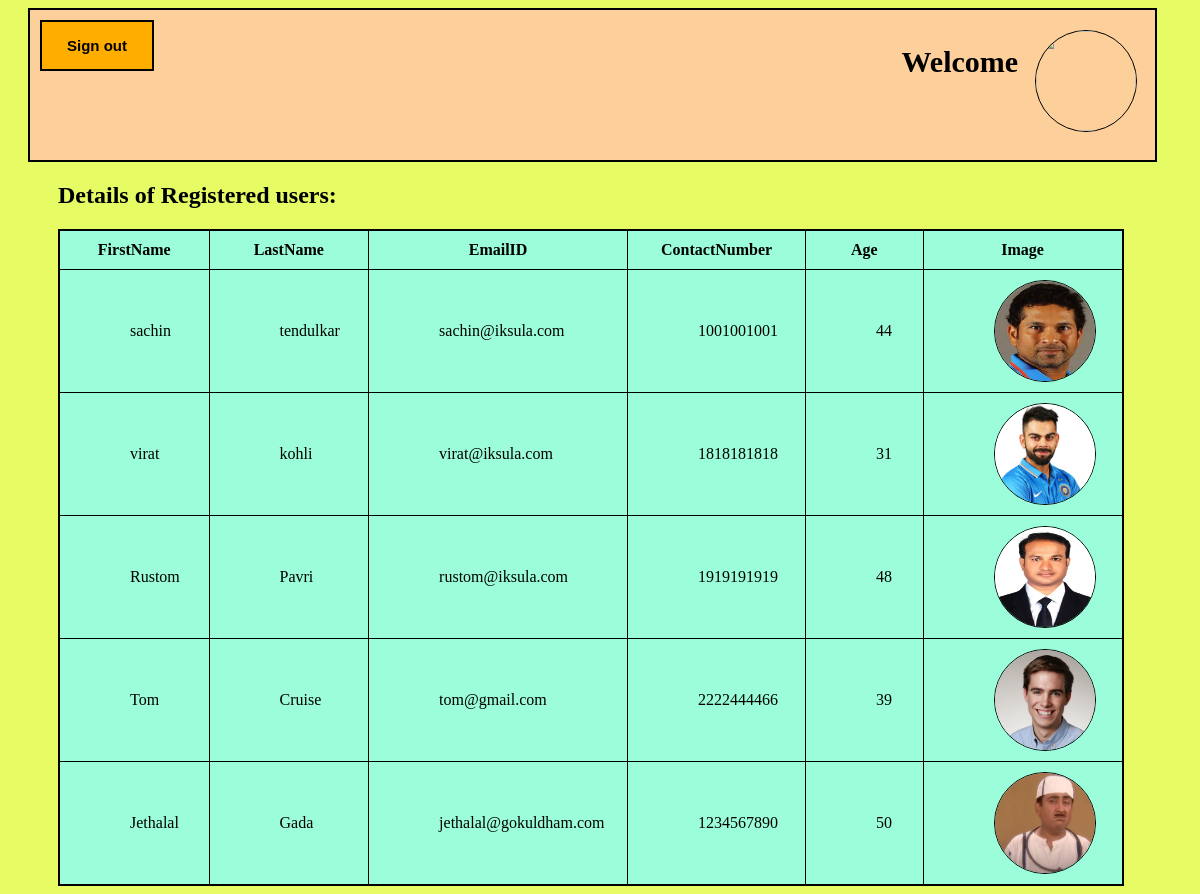
Screenshot of /display.php with the database file from the repository.
### tables this page shows
CREATE TABLE `miniproject` (
  `FirstName` varchar(255) NOT NULL,
  `LastName` varchar(255) NOT NULL,
  `EmailID` varchar(255) NOT NULL,
  `ContactNumber` varchar(255) NOT NULL,
  `Age` int NOT NULL,
  `Image` varchar(350) NOT NULL,
  `Password` varchar(255) NOT NULL
);

### display.php (the view, shortened to what this page needs)
<?php
    include('dbconnection.php');
?>
<html>
<head>
    <link rel="stylesheet" href="../assignmentphp/main.css">
<body id="display1">
<div class="header1">
<?php
        $sql_header="SELECT EmailID,Password FROM miniproject2";
        $resultA = $conn->query($sql_header);
        if ($resultA->num_rows > 0) {
            $row=$resultA->fetch_assoc();
        }
        $temp1=$row['EmailID'];
        $temp2=$row['Password'];
        $sql_header="SELECT FirstName,LastName,Image FROM miniproject where EmailID='$temp1'and Password='$temp2'";
        $data=mysqli_query($conn,$sql_header);
        $resultA=mysqli_fetch_assoc($data);
        $temp1=$resultA['FirstName'];
        $temp2=$resultA['LastName'];
        echo "<div class='header3'><img src='".$resultA['Image']."' height='100' width='100'</td></div>";
        echo "<div class='header2'><h2>Welcome</h2><p>$temp1&nbsp;$temp2</p></div>";
    ?>
    <button class="logoutButton" name="logout1" onclick="location.href='login.php'">Sign out</button>
</div>
<?php
    $sql_display="SELECT FirstName,LastName,EmailID,ContactNumber,Age,Image FROM miniproject";
    $data=mysqli_query($conn,$sql_display);
?>
<h2 id="details1">Details of Registered users:</h2>
<table>
    <tr>
        <th>FirstName</th>
        <th>LastName</th>
        <th>EmailID</th>
        <th>ContactNumber</th>
        <th>Age</th>
        <th>Image</th>
    </tr>
    <?php
        while($result1=mysqli_fetch_assoc($data)){
            echo "<tr>
                    <td >".$result1['FirstName']."</td>
                    <td>".$result1['LastName']."</td>
                    <td >".$result1['EmailID']."</td>
                    <td>".$result1['ContactNumber']."</td>
                    <td >".$result1['Age']."</td>
                    <td ><img src='".$result1['Image']."' height='100' width='100'</td>
                </tr>";
        }
    ?>
    </table>
</body>
</html>

### main.css (style rules this page uses)
table { width:90%; margin-left: 50px; margin-top: 5px; border: 2px solid black; background-color: #9bfdd9; border-collapse: collapse; }
#details1 { margin-left: 50px; }
th { border: 1px solid black; text-align: center; margin-right:none; padding:10px; }
td { width:400px; padding:10px; border: 1px solid black; padding-left: 70px; }
img { border-radius: 100px; border: 1px solid black; }
#display1 { background-color: #e7fb65; }
.header1 { width:95%; height:150px; margin-left:20px; background-color: #fdcf9b; border: 2px solid black; }
.header2 { width:150px; float: right; text-align: center; padding-top: 10px; height:120px; font-size: 20px; background-color: #fdcf9b; }
.header3 { width:100px; float: right; height:120px; padding-right: 20px; padding-top: 20px; background-color: #fdcf9b; }
.logoutButton { padding: 15px 25px; font-size: 15px; margin:10px; font-weight: bold; background-color: #ffae00; border: 2px solid black; }

### rows the page displays
miniproject: FirstName "sachin", LastName "tendulkar", EmailID "sachin@iksula.com", ContactNumber "1001001001", Age "44", Image (picture)
miniproject: FirstName "virat", LastName "kohli", EmailID "virat@iksula.com", ContactNumber "1818181818", Age "31", Image (picture)
miniproject: FirstName "Rustom", LastName "Pavri", EmailID "rustom@iksula.com", ContactNumber "1919191919", Age "48", Image (picture)
miniproject: FirstName "Tom", LastName "Cruise", EmailID "tom@gmail.com", ContactNumber "2222444466", Age "39", Image (picture)
miniproject: FirstName "Jethalal", LastName "Gada", EmailID "jethalal@gokuldham.com", ContactNumber "1234567890", Age "50", Image (picture)
